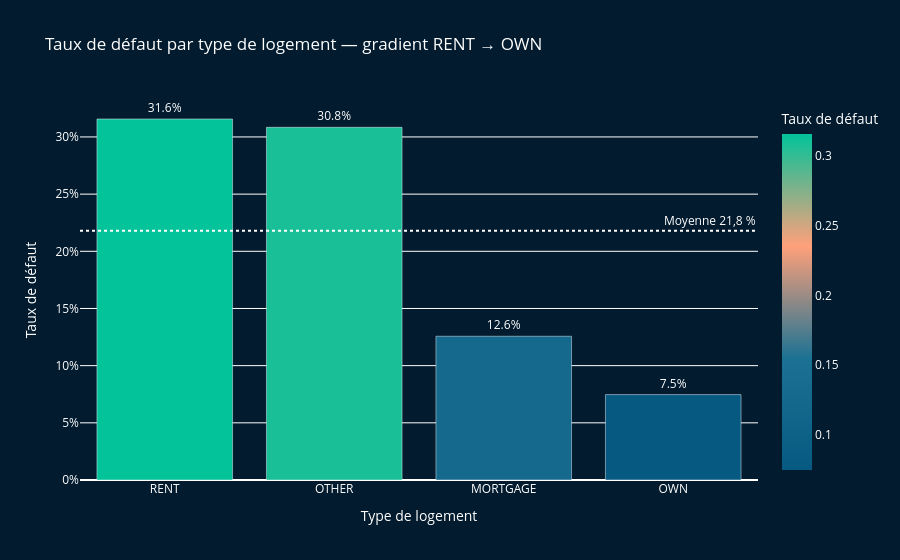

The code cell stored with this chart in its notebook:
### Markdown cell above
### 3.1 Taux de défaut par home_ownership

### Code cell
# Taux de défaut par type de logement
# Sans loan_grade, home_ownership devient le premier discriminant catégoriel visible
# RENT=31.6% vs OWN=7.5% : écart de 24 pts

default_home = (
    df.groupby('person_home_ownership')['loan_status']
    .agg(taux_defaut='mean', nb_dossiers='count')
    .reset_index()
    .sort_values('taux_defaut', ascending=False)
)

fig5 = px.bar(
    default_home,
    x='person_home_ownership', y='taux_defaut',
    color='taux_defaut',
    color_continuous_scale=['#065A82', '#1C7293', '#FFA07A', '#02C39A'],
    text=default_home['taux_defaut'].map('{:.1%}'.format),
    labels={'taux_defaut': 'Taux de défaut', 'person_home_ownership': 'Type de logement'},
    title='Taux de défaut par type de logement — gradient RENT → OWN'
)
fig5.update_traces(textposition='outside')
fig5.add_hline(y=0.218, line_dash='dot', line_color='white',
               annotation_text='Moyenne 21,8 %', annotation_position='top right')
fig5.update_layout(plot_bgcolor='#021B2E', paper_bgcolor='#021B2E',
                   font_color='white', yaxis_tickformat='.0%')
fig5.write_html(str(ROOT / 'figures' / 'defaut_home.html'))
fig5.show()
print("✅ figures/defaut_home.html sauvegardé")
print("Taux de défaut par type de logement :")
for _, row in default_home.iterrows():
    flag = ' ← surrisque' if row['taux_defaut'] > 0.218 else ' ← sous la moyenne'
    print(f"  {row['person_home_ownership']:10s} : {row['taux_defaut']:.1%}  ({row['nb_dossiers']:>5} dossiers){flag}")

### Figure 1 — Plotly figure (JSON) as saved in the notebook; plotly's stock layout.template omitted (floating-point values rounded to 4 significant figures)
{"data": [{"hovertemplate": "Type de logement=%{x}<br>Taux de défaut=%{marker.color}<br>text=%{text}<extra></extra>", "legendgroup": "", "marker": {"color": [0.3157, 0.3084, 0.1257, 0.07469], "coloraxis": "coloraxis", "pattern": {"shape": ""}}, "name": "", "orientation": "v", "showlegend": false, "text": ["31.6%", "30.8%", "12.6%", "7.5%"], "textposition": "outside", "type": "bar", "x": ["RENT", "OTHER", "MORTGAGE", "OWN"], "xaxis": "x", "y": [0.3157, 0.3084, 0.1257, 0.07469], "yaxis": "y"}], "layout": {"annotations": [{"showarrow": false, "text": "Moyenne 21,8 %", "x": 1, "xanchor": "right", "xref": "x domain", "y": 0.218, "yanchor": "bottom", "yref": "y"}], "barmode": "relative", "coloraxis": {"autocolorscale": false, "colorbar": {"title": {"text": "Taux de défaut"}}, "colorscale": [[0, "#065A82"], [0.3333, "#1C7293"], [0.6667, "#FFA07A"], [1, "#02C39A"]]}, "font": {"color": "white"}, "legend": {"tracegroupgap": 0}, "paper_bgcolor": "#021B2E", "plot_bgcolor": "#021B2E", "shapes": [{"line": {"color": "white", "dash": "dot"}, "type": "line", "x0": 0, "x1": 1, "xref": "x domain", "y0": 0.218, "y1": 0.218, "yref": "y"}], "title": {"text": "Taux de défaut par type de logement — gradient RENT → OWN"}, "xaxis": {"anchor": "y", "domain": [0, 1], "title": {"text": "Type de logement"}}, "yaxis": {"anchor": "x", "domain": [0, 1], "tickformat": ".0%", "title": {"text": "Taux de défaut"}}}}
